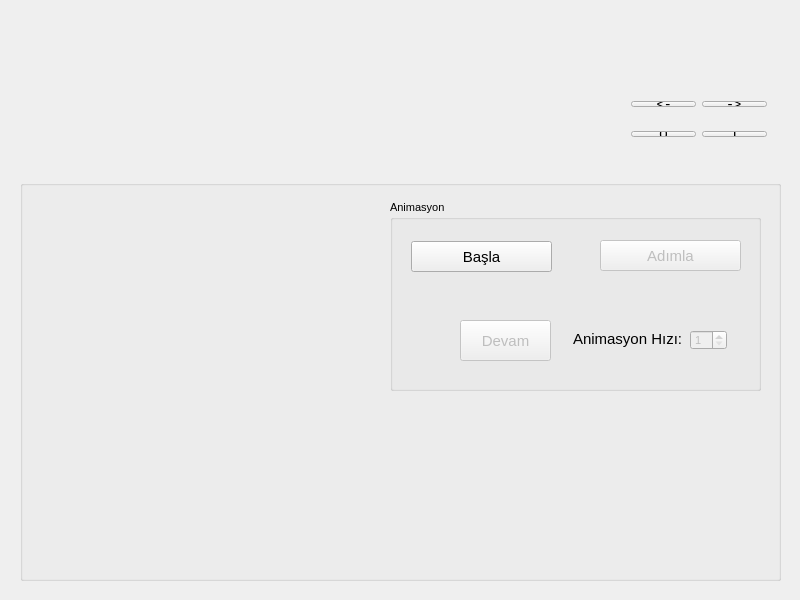
<?xml version="1.0" encoding="UTF-8"?>
<ui version="4.0">
 <class>MainWindow</class>
 <widget class="QMainWindow" name="MainWindow">
  <property name="geometry">
   <rect>
    <x>0</x>
    <y>0</y>
    <width>800</width>
    <height>600</height>
   </rect>
  </property>
  <property name="windowTitle">
   <string>MainWindow</string>
  </property>
  <widget class="QWidget" name="centralWidget">
   <widget class="QWidget" name="layoutWidget">
    <property name="geometry">
     <rect>
      <x>620</x>
      <y>120</y>
      <width>158</width>
      <height>28</height>
     </rect>
    </property>
    <layout class="QHBoxLayout" name="horizontalLayout_2">
     <item>
      <widget class="QPushButton" name="pushButton_zero">
       <property name="font">
        <font>
         <pointsize>11</pointsize>
        </font>
       </property>
       <property name="text">
        <string>0</string>
       </property>
      </widget>
     </item>
     <item>
      <widget class="QPushButton" name="pushButton_one">
       <property name="font">
        <font>
         <pointsize>11</pointsize>
        </font>
       </property>
       <property name="text">
        <string>1</string>
       </property>
      </widget>
     </item>
    </layout>
   </widget>
   <widget class="QGroupBox" name="groupBox">
    <property name="geometry">
     <rect>
      <x>20</x>
      <y>180</y>
      <width>761</width>
      <height>401</height>
     </rect>
    </property>
    <property name="font">
     <font>
      <pointsize>8</pointsize>
     </font>
    </property>
    <property name="title">
     <string/>
    </property>
    <widget class="QGroupBox" name="groupBox_3">
     <property name="geometry">
      <rect>
       <x>370</x>
       <y>20</y>
       <width>371</width>
       <height>191</height>
      </rect>
     </property>
     <property name="title">
      <string>Animasyon</string>
     </property>
     <widget class="QPushButton" name="otoButton_3">
      <property name="enabled">
       <bool>false</bool>
      </property>
      <property name="geometry">
       <rect>
        <x>70</x>
        <y>120</y>
        <width>91</width>
        <height>41</height>
       </rect>
      </property>
      <property name="font">
       <font>
        <pointsize>11</pointsize>
       </font>
      </property>
      <property name="text">
       <string>Devam</string>
      </property>
     </widget>
     <widget class="QPushButton" name="startButton_4">
      <property name="geometry">
       <rect>
        <x>21</x>
        <y>41</y>
        <width>141</width>
        <height>31</height>
       </rect>
      </property>
      <property name="font">
       <font>
        <pointsize>11</pointsize>
       </font>
      </property>
      <property name="text">
       <string>Başla</string>
      </property>
     </widget>
     <widget class="QPushButton" name="stepButton_5">
      <property name="enabled">
       <bool>false</bool>
      </property>
      <property name="geometry">
       <rect>
        <x>210</x>
        <y>40</y>
        <width>141</width>
        <height>31</height>
       </rect>
      </property>
      <property name="font">
       <font>
        <pointsize>11</pointsize>
       </font>
      </property>
      <property name="text">
       <string>Adımla</string>
      </property>
     </widget>
     <widget class="QSpinBox" name="animSpeed">
      <property name="enabled">
       <bool>false</bool>
      </property>
      <property name="geometry">
       <rect>
        <x>300</x>
        <y>130</y>
        <width>37</width>
        <height>20</height>
       </rect>
      </property>
      <property name="minimum">
       <number>1</number>
      </property>
      <property name="maximum">
       <number>80</number>
      </property>
     </widget>
     <widget class="QLabel" name="label">
      <property name="enabled">
       <bool>true</bool>
      </property>
      <property name="geometry">
       <rect>
        <x>183</x>
        <y>131</y>
        <width>111</width>
        <height>16</height>
       </rect>
      </property>
      <property name="font">
       <font>
        <pointsize>11</pointsize>
       </font>
      </property>
      <property name="text">
       <string>Animasyon Hızı:</string>
      </property>
     </widget>
    </widget>
    <widget class="QLabel" name="outlLabel_2">
     <property name="geometry">
      <rect>
       <x>370</x>
       <y>230</y>
       <width>371</width>
       <height>61</height>
      </rect>
     </property>
     <property name="font">
      <font>
       <pointsize>11</pointsize>
       <weight>50</weight>
       <bold>false</bold>
      </font>
     </property>
     <property name="text">
      <string/>
     </property>
     <property name="alignment">
      <set>Qt::AlignCenter</set>
     </property>
    </widget>
   </widget>
   <widget class="QWidget" name="layoutWidget">
    <property name="geometry">
     <rect>
      <x>620</x>
      <y>90</y>
      <width>158</width>
      <height>28</height>
     </rect>
    </property>
    <layout class="QHBoxLayout" name="horizontalLayout">
     <item>
      <widget class="QPushButton" name="pushButton">
       <property name="font">
        <font>
         <pointsize>11</pointsize>
        </font>
       </property>
       <property name="text">
        <string>&lt;-</string>
       </property>
      </widget>
     </item>
     <item>
      <widget class="QPushButton" name="pushButton_2">
       <property name="font">
        <font>
         <pointsize>11</pointsize>
        </font>
       </property>
       <property name="text">
        <string>-&gt;</string>
       </property>
      </widget>
     </item>
    </layout>
   </widget>
  </widget>
 </widget>
 <layoutdefault spacing="6" margin="11"/>
 <resources/>
 <connections/>
</ui>
